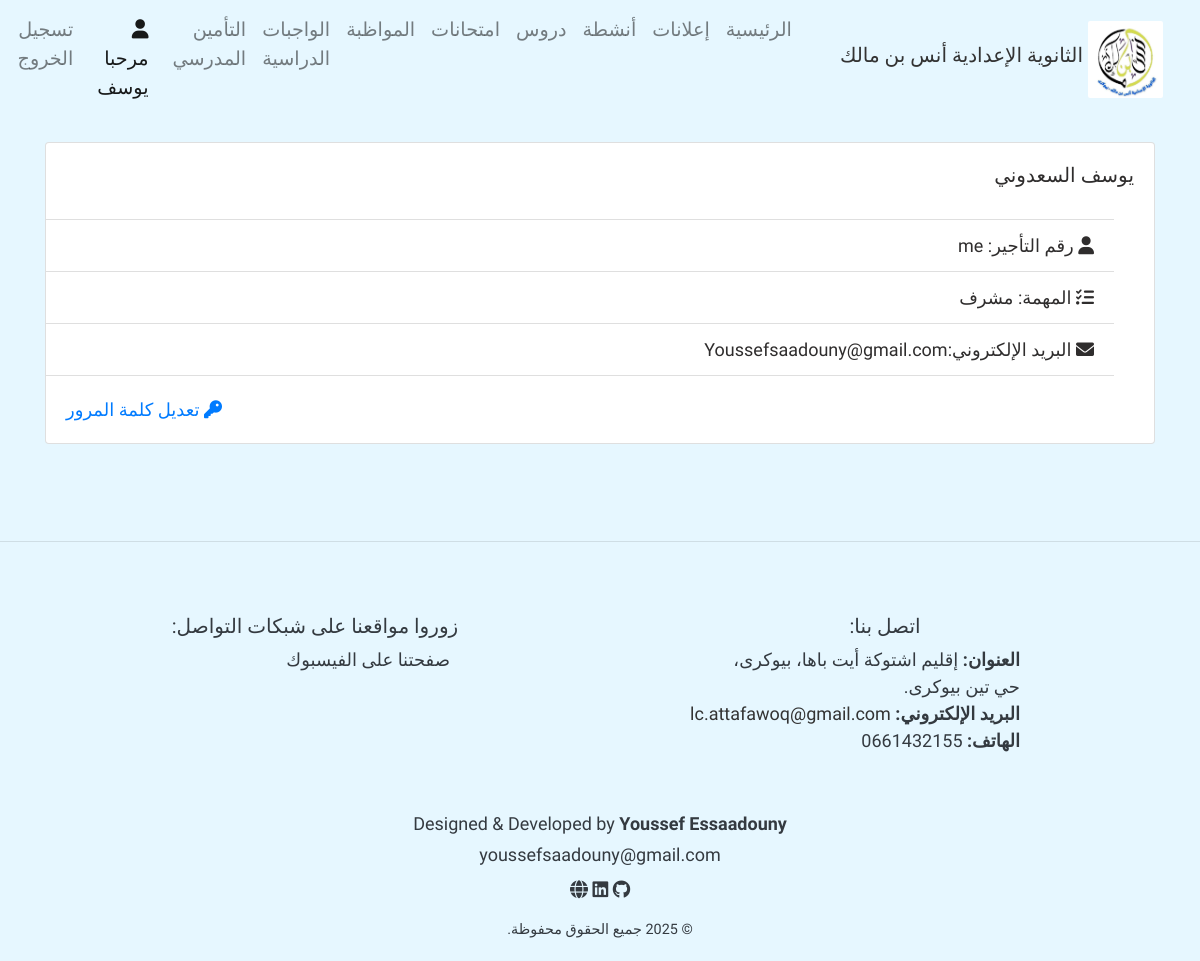
/UserInfo/ (signed in), run on the app's committed database.
### home/models.py (models this page shows, shortened)
class UserProfile(models.Model):
    user = models.ForeignKey(User, on_delete = models.CASCADE)
    firstname = models.CharField(max_length = 100)
    lastname = models.CharField(max_length = 100)
    User_Type = models.CharField(max_length = 100, null = True, blank = True)
    email = models.EmailField(null = True, blank=  True)

class Staff(models.Model):
    choices =  [('أستاذ', 'أستاذ'), ('حارس عام', 'حارس عام'), ('مشرف', 'مشرف')]
    FirstName = models.CharField(max_length = 50)
    LastName = models.CharField(max_length = 50)
    PPR = models.CharField(max_length = 50)
    Mission = models.CharField(max_length = 100,choices =choices)
    Email = models.EmailField(null = True, blank = True)

### home/decorator.py (the view)
        def wrapper_funct(request, *args, **kwargs):
            group = None
            if request.user.groups.exists():
                group = request.user.groups.all()[0].name
            if group and group in allowed_roles:
                return view_func(request, *args, **kwargs)
            else:
                return HttpResponse('أنت غير مؤهل لزيارة هذه الصفحة.')

### home/decorator.py (called while the page is built)
def allowed_user(allowed_roles = []):
    def decorator(view_func):
        def wrapper_funct(request, *args, **kwargs):
            group = None
            if request.user.groups.exists():
                group = request.user.groups.all()[0].name
            if group and group in allowed_roles:
                return view_func(request, *args, **kwargs)
            else:
                return HttpResponse('أنت غير مؤهل لزيارة هذه الصفحة.')
        return wrapper_funct
    return decorator

### home/views.py (called while the page is built)
@allowed_user(allowed_roles=['admin', 'teacher', 'general_survaillance', 'student'])
def UserInfo(request):
    user = request.user
    user_info = None
    staffInfo = None
    studentInfo = None
    message = None
    try:
        user_info = UserProfile.objects.get(user=user)
        try:
            staffInfo = Staff.objects.get(PPR=user.username)
        except Staff.DoesNotExist:
            pass
        try:
            studentInfo = Student.objects.get(massar_num=user.username)
        except Student.DoesNotExist:
            pass
    except Exception as e:
        message = 'لقد حدث خطأ غير متوقع'
        print(f'error id {e}')
    context = {
        'user_info': user_info,
        'staffInfo' : staffInfo,
        'studentInfo' : studentInfo,
        'message' : message,
    }
    return render (request, 'pages/userInfo.html', context)

### templates/pages/userInfo.html
{% extends 'base.html' %}
{% load static %}
{% block content %}
<div class="container mt-4">
    {% if message %}
      <h4>{{message}}</h4>
    {% else %}
      <div class="card w-100" >
        <div class="card-body">
          {% if "student" in request.user.groups.all|join:',' %}
            <h5 class="card-title">{{studentInfo.first_name}} {{studentInfo.last_name}}</h5>
          {% else %}
            <h5 class="card-title">{{staffInfo.FirstName}} {{staffInfo.LastName}}</h5>
          {% endif %}
        </div>
        <ul class="list-group list-group-flush">
          <li class="list-group-item"> <i class="fas fa-user"></i>
                {% if "student" in request.user.groups.all|join:',' %}
                  رمز مسار: {{studentInfo.massar_num}}
                {% else %}
                  رقم التأجير: {{staffInfo.PPR}}
                {% endif %}
          </li>
          {% if "student" in request.user.groups.all|join:',' %}
            <li class="list-group-item"> <i class="fas fa-users"></i>  القسم: {{studentInfo.sections}}</li>
          {% else %}
            <li class="list-group-item"> <i class="fas fa-tasks"></i>  المهمة: {{staffInfo.Mission}}</li>
          {% endif %}
          <li class="list-group-item">
              {% if not 'student' in request.user.groups.all|join:";" %}
                <i class="fas fa-envelope"></i> البريد الإلكتروني:{% if staffInfo.Email %}{{staffInfo.Email}}{% else %}بدون{% endif %}
              {% endif %}
          </li>
        </ul>
        <div class="card-body">
          <a href="{% url 'password_change' %}" class="card-link" style="float: left;"> <i class="fas fa-key"></i> تعديل كلمة المرور</a>
        </div>
      </div>
    {% endif %}
</div>
{% endblock %}

### templates/parts/navbar.html (shortened to what this page needs)
 {% load static %}
 <nav class="navbar navbar-expand-lg navbar-light " style="font-size:medium; font-weight:normal" dir="rtl">
        <a href="/" class="navbar-brand text-center d-flex align-items-center">
            <img src="{% static 'photos/aim.jpg' %}" alt="شعار الثانوية الإعدادية أنس بن مالك ">
            <h5>الثانوية الإعدادية أنس بن مالك </h5>
        </a>
        <div id="navbarContent" class="collapse navbar-collapse justify-content-center">
            <ul class="navbar-nav" style="border-radius:2px; color:#f8f9fa">
                <li class="nav-item {% if request.path == '/' %} active {% endif %} "><a href="/" class="nav-link">  الرئيسية</a></li>
                <li class="nav-item {% if request.resolver_match.url_name == 'announce' or request.resolver_match.url_name == 'add_announce' %} active {% endif %}"><a href="{% url 'announce' %}" class="nav-link">إعلانات</a></li>
                <li class="nav-item {% if request.resolver_match.url_name == 'ShowActivities' or request.resolver_match.url_name == 'add_activity' %} active {% endif %}"><a href="{% url 'ShowActivities' %}" class="nav-link">أنشطة</a></li>
                <li class="nav-item   "><a href=" {% if 'admin' in request.user.groups.all|join:',' or 'teacher' in request.user.groups.all|join:',' or 'general_surveillance' in request.user.groups.all|join:','  %} {% url 'UserCourseList' %} {% else %} {% url 'course_res' %} {% endif %} " class="nav-link">دروس</a></li>
                <li class="nav-item "><a href="{% url 'exams' %}" class="nav-link">امتحانات</a></li>
                {% if 'admin' in request.user.groups.all|join:", " or 'general_surveillance' in request.user.groups.all|join:", " %}
                <li class="nav-item "><a href="{% url 'classes' %}" class="nav-link seasonsDropdown"> المواظبة </a></li>
                {% endif %}
                {% if 'admin' in request.user.groups.all|join:", " or 'teacher' in request.user.groups.all|join:", "  or 'student' in request.user.groups.all|join:", " %}
                <li class="nav-item "><a href=" {% if 'student' in request.user.groups.all|join:',' %} {% url 'homeWork' %} {% else %} {% url 'UserHomeWorkList' %} {% endif %} " class="nav-link seasonsDropdown"> الواجبات الدراسية</a></li>
                {% endif %}
                <li class="nav-item {% if request.path == '/add_insurance/' %} active {% endif %}"><a href="{% url 'add_insurance' %}" class="nav-link seasonsDropdown">  التأمين المدرسي</a></li>
                {% url 'password_change' as p %}
                {% url 'password_change_done' as d %}
                <li class="nav-item mx-2 {% if request.path == '/UserInfo/' %} active {% endif %}"><a href="{% url 'UserInfo' %}" class="nav-link user" >{% if request.path != p and request.path != d %} <i class="fas fa-user "></i>  مرحبا  {{user_info.firstname}} {% endif %}</a></li>
                <li class="nav-item "><a href="{% url 'signout' %}" class="nav-link out"> تسجيل الخروج  </a></li>
            </ul>
        </div>
    </nav>

### LC_tassegdelt/static/css/style.css (style rules this page uses)
body { background: #e6f7ff; color: #2f2d2d; position: relative; font-size: large; font-family: 'Tajawal' , 'Gupter', 'Marhey', sans-serif !important; direction: rtl; text-align: right; }
.navbar-brand { display: flex; align-items: center; justify-content: center; }
.navbar-brand img { max-width: 75px; margin: 5px; border-radius: 2px; }
.navbar-brand h5 { color: #333333; font-family: 'Reem Kufi Fun'; }
.nav-link, .nav-link:visited { font-size: larger; color: #f8f9fa; }
.nav-item { font-family: 'Reem Kufi Fun'; }
@media (min-width: 576px) { .navbar-brand { flex-direction: row; } }
@media (min-width: 576px) { .navbar-brand img { max-width: 75px; margin: 5px; } }

### data on the page
UserProfile: firstname "يوسف"
Staff: FirstName "يوسف", LastName "السعدوني", PPR "me", Mission "مشرف", Email "Youssefsaadouny@gmail.com"
